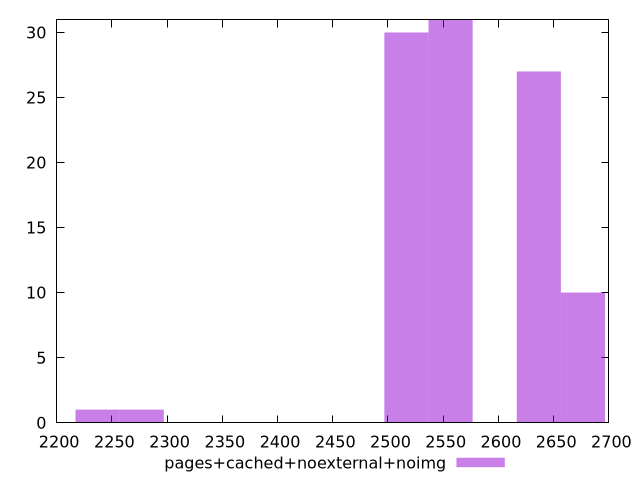

Recreate this plot in gnuplot.
$_pagesCachedNoexternalNoimg <<EOF
2556.6812204014354 31
2516.733076332663 30
2636.5775085389805 27
2676.525652607753 10
2277.0442119200284 1
2237.096067851256 1
EOF
set key outside below
set terminal pngcairo
set output "report_00005_2020-11-02T22-26-11.212Z/speed-index/pages+cached+noexternal+noimg//raw_hist.png"
set yrange [0:31]
set boxwidth 39.94814406877243
set style fill transparent solid 0.5 noborder
plot $_pagesCachedNoexternalNoimg title "pages+cached+noexternal+noimg" with boxes ,
